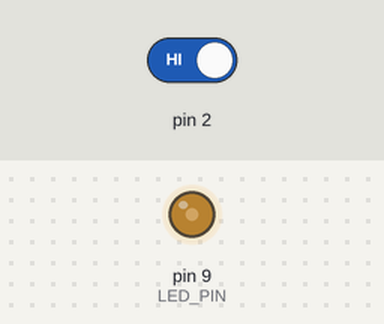
This sketch was run on a simulated Arduino Uno, built with avr-gcc and run on an emulated ATmega328P. Shown: output pins drawn as LEDs (lit = HIGH). The test bench sets the inputs (shaded band); at power-on: pin 2 HIGH.

Above: at 1.2 s.
1.3 s: pin 2 driven LOW
At 2.26 s:
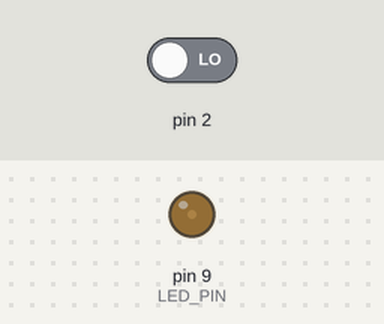
At 2.86 s:
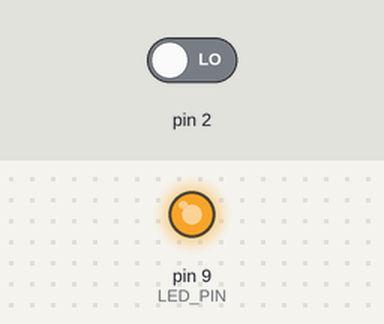
Timing chart, 0 to 10.3 s (numbered marks = the images above; inputs shaded):
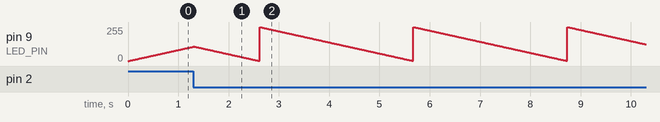

The sketch:

kadai2-4-3.ino
```cpp
const int LED_PIN = 9; //LEDをD9に定義
volatile int flag = LOW; //フェードイン,フェードアウト判定用の変数を用意
int i = 0;
unsigned long timePrev = 0;//時間を格納
/* 初期設定 */
void setup() {
  pinMode(LED_PIN,OUTPUT); //D9を出力に設定
  /*外部割り込みの設定
    割り込みに使用するディジタルポートをD2に設定(1番目の引数="0")
    割り込みサービスルーチンblink関数を実行(2番目の引数=関数名)
    (例)割り込み要因としてスイッチの状態が"LOW"のときに発生(3番目の引数)
   */
   attachInterrupt(0,blink,FALLING);
}

void loop() {
  if ( flag == LOW ){
    if( i == 255 ){
      i = 0;
    }
    analogWrite(LED_PIN,i);
    i++;
	 timePrev = millis();
	 while(millis() - timePrev <= 3000/255){
		 //3000/255秒待つ
	 }
  }
   else{
    if( i == 0 ){
      i = 255;
    }
    analogWrite(LED_PIN,i);
    i--;
	 timePrev = millis();
	 while(millis() - timePrev <= 3000/255){
		 //3000/255秒待つ
	 }
  }
}
void blink() { //割り込みの条件にあわせLEDがフェードイン・フェードアウトを繰り返す
  flag = !flag;
}
```
